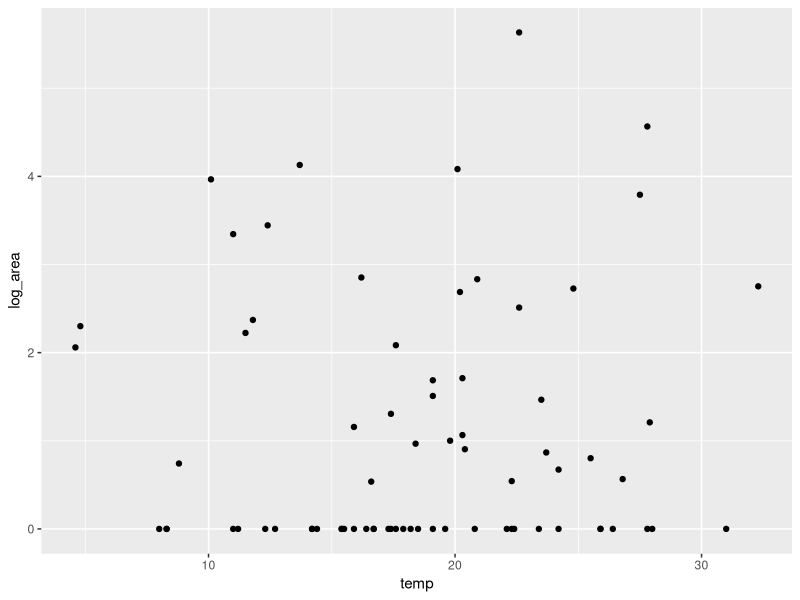

Here is the R script that generated this plot:
library("ggplot2")
library("dplyr")

train_data <- read.csv("train_data.csv")
test_data <- read.csv("test_data.csv")

zero_train_data <- train_data %>% filter(log_area > 0)
zero_test_data <- test_data %>% filter(log_area > 0)

ggplot(test_data, aes(x=temp, y=log_area)) +
  geom_point()
